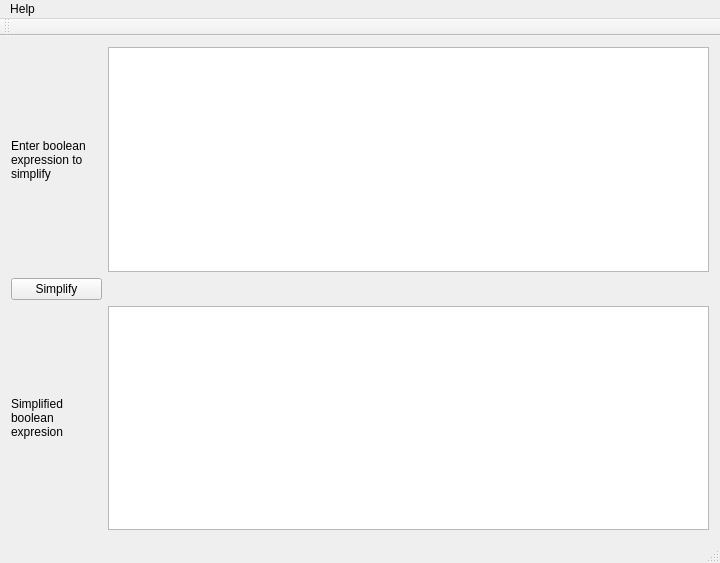
<?xml version="1.0" encoding="UTF-8"?>
<ui version="4.0">
 <class>QM4CClass</class>
 <widget class="QMainWindow" name="QM4CClass">
  <property name="geometry">
   <rect>
    <x>0</x>
    <y>0</y>
    <width>720</width>
    <height>563</height>
   </rect>
  </property>
  <property name="windowTitle">
   <string>QM4C</string>
  </property>
  <widget class="QWidget" name="centralWidget">
   <layout class="QGridLayout" name="gridLayout">
    <item row="0" column="0">
     <widget class="QLabel" name="label">
      <property name="minimumSize">
       <size>
        <width>91</width>
        <height>16</height>
       </size>
      </property>
      <property name="locale">
       <locale language="English" country="UnitedStates"/>
      </property>
      <property name="text">
       <string>Enter boolean
expression to
simplify</string>
      </property>
     </widget>
    </item>
    <item row="0" column="1">
     <widget class="QPlainTextEdit" name="boolExpInput"/>
    </item>
    <item row="1" column="0">
     <widget class="QPushButton" name="simplifyButton">
      <property name="text">
       <string>Simplify</string>
      </property>
     </widget>
    </item>
    <item row="2" column="0">
     <widget class="QLabel" name="label_2">
      <property name="text">
       <string>Simplified
boolean
expresion</string>
      </property>
     </widget>
    </item>
    <item row="2" column="1">
     <widget class="QTextBrowser" name="boolExpOutput"/>
    </item>
   </layout>
  </widget>
  <widget class="QMenuBar" name="menuBar">
   <property name="geometry">
    <rect>
     <x>0</x>
     <y>0</y>
     <width>720</width>
     <height>23</height>
    </rect>
   </property>
   <widget class="QMenu" name="menuHelp">
    <property name="title">
     <string>Help</string>
    </property>
    <addaction name="actionQM4C_Help_3"/>
    <addaction name="separator"/>
    <addaction name="actionAbout_QM4C"/>
   </widget>
   <addaction name="menuHelp"/>
  </widget>
  <widget class="QToolBar" name="mainToolBar">
   <attribute name="toolBarArea">
    <enum>TopToolBarArea</enum>
   </attribute>
   <attribute name="toolBarBreak">
    <bool>false</bool>
   </attribute>
  </widget>
  <widget class="QStatusBar" name="statusBar"/>
  <action name="actionQM4C_Help">
   <property name="text">
    <string>QM4C Help</string>
   </property>
  </action>
  <action name="actionQM4C_Help_2">
   <property name="text">
    <string>QM4C Help</string>
   </property>
  </action>
  <action name="actionAbout_QM4C">
   <property name="text">
    <string>About QM4C</string>
   </property>
  </action>
  <action name="actionQM4C_Help_3">
   <property name="text">
    <string>QM4C Help</string>
   </property>
  </action>
 </widget>
 <layoutdefault spacing="6" margin="11"/>
 <resources>
  <include location="qm4c.qrc"/>
 </resources>
 <connections/>
</ui>
